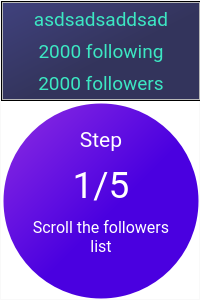
<?xml version="1.0" encoding="UTF-8"?>
<ui version="4.0">
 <class>Form</class>
 <widget class="QWidget" name="Form">
  <property name="geometry">
   <rect>
    <x>0</x>
    <y>0</y>
    <width>200</width>
    <height>300</height>
   </rect>
  </property>
  <property name="minimumSize">
   <size>
    <width>200</width>
    <height>300</height>
   </size>
  </property>
  <property name="maximumSize">
   <size>
    <width>200</width>
    <height>300</height>
   </size>
  </property>
  <property name="windowTitle">
   <string>Form</string>
  </property>
  <property name="styleSheet">
   <string notr="true">background:transparent;
background-color:rgba(255,255,255,0.1)
</string>
  </property>
  <layout class="QHBoxLayout" name="horizontalLayout">
   <property name="spacing">
    <number>0</number>
   </property>
   <property name="leftMargin">
    <number>0</number>
   </property>
   <property name="topMargin">
    <number>0</number>
   </property>
   <property name="rightMargin">
    <number>0</number>
   </property>
   <property name="bottomMargin">
    <number>0</number>
   </property>
   <item>
    <widget class="QFrame" name="frame">
     <property name="minimumSize">
      <size>
       <width>200</width>
       <height>300</height>
      </size>
     </property>
     <property name="maximumSize">
      <size>
       <width>200</width>
       <height>300</height>
      </size>
     </property>
     <property name="styleSheet">
      <string notr="true">background:transparent;
background-color:rgba(255,255,255,0.1)</string>
     </property>
     <property name="frameShape">
      <enum>QFrame::StyledPanel</enum>
     </property>
     <property name="frameShadow">
      <enum>QFrame::Raised</enum>
     </property>
     <layout class="QVBoxLayout" name="verticalLayout_3">
      <property name="spacing">
       <number>0</number>
      </property>
      <property name="leftMargin">
       <number>0</number>
      </property>
      <property name="topMargin">
       <number>0</number>
      </property>
      <property name="rightMargin">
       <number>0</number>
      </property>
      <property name="bottomMargin">
       <number>0</number>
      </property>
      <item>
       <widget class="QFrame" name="frame_2">
        <property name="minimumSize">
         <size>
          <width>200</width>
          <height>100</height>
         </size>
        </property>
        <property name="maximumSize">
         <size>
          <width>200</width>
          <height>100</height>
         </size>
        </property>
        <property name="styleSheet">
         <string notr="true">background-color: qlineargradient(spread:pad, x1:0, y1:0, x2:1, y2:1, stop:0 rgba(42, 44, 111, 0.9), stop:0.555556 rgba(28, 29, 73, 0.9));</string>
        </property>
        <property name="frameShape">
         <enum>QFrame::StyledPanel</enum>
        </property>
        <property name="frameShadow">
         <enum>QFrame::Raised</enum>
        </property>
        <layout class="QVBoxLayout" name="verticalLayout_2">
         <property name="spacing">
          <number>0</number>
         </property>
         <property name="leftMargin">
          <number>0</number>
         </property>
         <property name="topMargin">
          <number>0</number>
         </property>
         <property name="rightMargin">
          <number>0</number>
         </property>
         <property name="bottomMargin">
          <number>0</number>
         </property>
         <item>
          <widget class="QFrame" name="frame_3">
           <property name="styleSheet">
            <string notr="true">background-color:none;</string>
           </property>
           <property name="frameShape">
            <enum>QFrame::StyledPanel</enum>
           </property>
           <property name="frameShadow">
            <enum>QFrame::Raised</enum>
           </property>
           <layout class="QVBoxLayout" name="verticalLayout">
            <property name="spacing">
             <number>0</number>
            </property>
            <property name="leftMargin">
             <number>0</number>
            </property>
            <property name="topMargin">
             <number>0</number>
            </property>
            <property name="rightMargin">
             <number>0</number>
            </property>
            <property name="bottomMargin">
             <number>0</number>
            </property>
            <item>
             <widget class="QLabel" name="targetAccountName">
              <property name="font">
               <font>
                <family>Roboto</family>
                <pointsize>14</pointsize>
               </font>
              </property>
              <property name="styleSheet">
               <string notr="true">color: rgb(60, 231, 195);
background-color:none;</string>
              </property>
              <property name="text">
               <string>asdsadsaddsad</string>
              </property>
              <property name="alignment">
               <set>Qt::AlignCenter</set>
              </property>
             </widget>
            </item>
            <item>
             <widget class="QLabel" name="label_7">
              <property name="font">
               <font>
                <family>Roboto</family>
                <pointsize>14</pointsize>
               </font>
              </property>
              <property name="styleSheet">
               <string notr="true">color: rgb(60, 231, 195);
</string>
              </property>
              <property name="text">
               <string>2000 following</string>
              </property>
              <property name="alignment">
               <set>Qt::AlignCenter</set>
              </property>
             </widget>
            </item>
            <item>
             <widget class="QLabel" name="label_6">
              <property name="font">
               <font>
                <family>Roboto</family>
                <pointsize>14</pointsize>
               </font>
              </property>
              <property name="styleSheet">
               <string notr="true">color: rgb(60, 231, 195);
</string>
              </property>
              <property name="text">
               <string>2000 followers</string>
              </property>
              <property name="alignment">
               <set>Qt::AlignCenter</set>
              </property>
             </widget>
            </item>
           </layout>
          </widget>
         </item>
        </layout>
       </widget>
      </item>
      <item>
       <widget class="QFrame" name="frame_4">
        <property name="minimumSize">
         <size>
          <width>200</width>
          <height>200</height>
         </size>
        </property>
        <property name="maximumSize">
         <size>
          <width>200</width>
          <height>200</height>
         </size>
        </property>
        <property name="styleSheet">
         <string notr="true">border: 5px solid transparent;
border-radius:100px;
background-color: qlineargradient(spread:pad, x1:0, y1:0, x2:1, y2:1, stop:0 #8e2de2, stop:0.555556 #4a00e0);
</string>
        </property>
        <property name="frameShape">
         <enum>QFrame::StyledPanel</enum>
        </property>
        <property name="frameShadow">
         <enum>QFrame::Raised</enum>
        </property>
        <layout class="QVBoxLayout" name="verticalLayout_4">
         <property name="spacing">
          <number>0</number>
         </property>
         <property name="leftMargin">
          <number>20</number>
         </property>
         <property name="topMargin">
          <number>15</number>
         </property>
         <property name="rightMargin">
          <number>20</number>
         </property>
         <property name="bottomMargin">
          <number>35</number>
         </property>
         <item>
          <widget class="QLabel" name="targetAccountName_2">
           <property name="font">
            <font>
             <family>Roboto</family>
             <pointsize>16</pointsize>
            </font>
           </property>
           <property name="styleSheet">
            <string notr="true">color: rgb(255,255,255);
background-color:none;</string>
           </property>
           <property name="text">
            <string>Step</string>
           </property>
           <property name="alignment">
            <set>Qt::AlignCenter</set>
           </property>
          </widget>
         </item>
         <item>
          <widget class="QLabel" name="targetAccountName_3">
           <property name="font">
            <font>
             <family>Roboto</family>
             <pointsize>28</pointsize>
            </font>
           </property>
           <property name="styleSheet">
            <string notr="true">color: rgb(255,255,255);
background-color:none;</string>
           </property>
           <property name="text">
            <string>1/5</string>
           </property>
           <property name="alignment">
            <set>Qt::AlignCenter</set>
           </property>
          </widget>
         </item>
         <item>
          <widget class="QLabel" name="targetAccountName_4">
           <property name="font">
            <font>
             <family>Roboto</family>
             <pointsize>12</pointsize>
            </font>
           </property>
           <property name="styleSheet">
            <string notr="true">color: rgb(255,255,255);
background-color:none;</string>
           </property>
           <property name="text">
            <string>Scroll the followers list</string>
           </property>
           <property name="alignment">
            <set>Qt::AlignCenter</set>
           </property>
           <property name="wordWrap">
            <bool>true</bool>
           </property>
          </widget>
         </item>
        </layout>
       </widget>
      </item>
     </layout>
    </widget>
   </item>
  </layout>
 </widget>
 <resources/>
 <connections/>
</ui>
